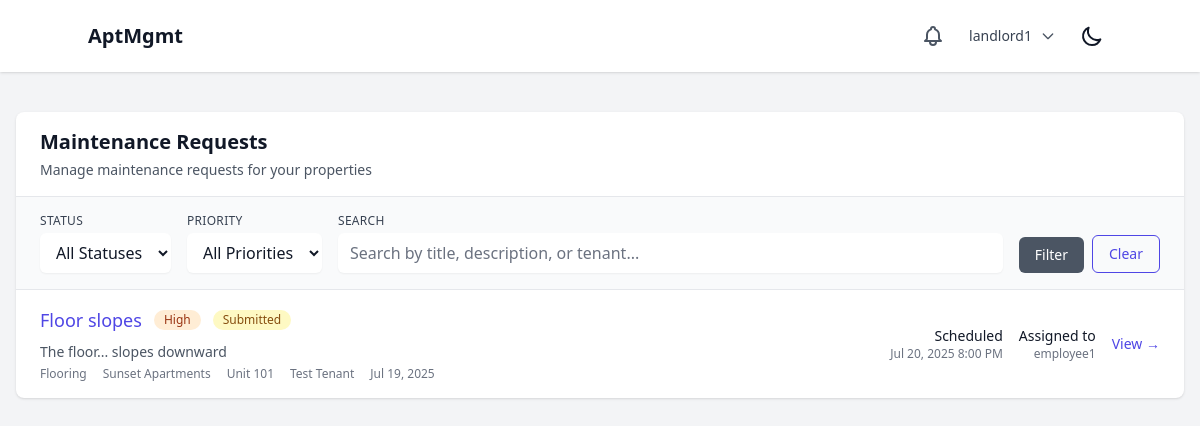
The app's page /maintenance/ (signed in), older data.
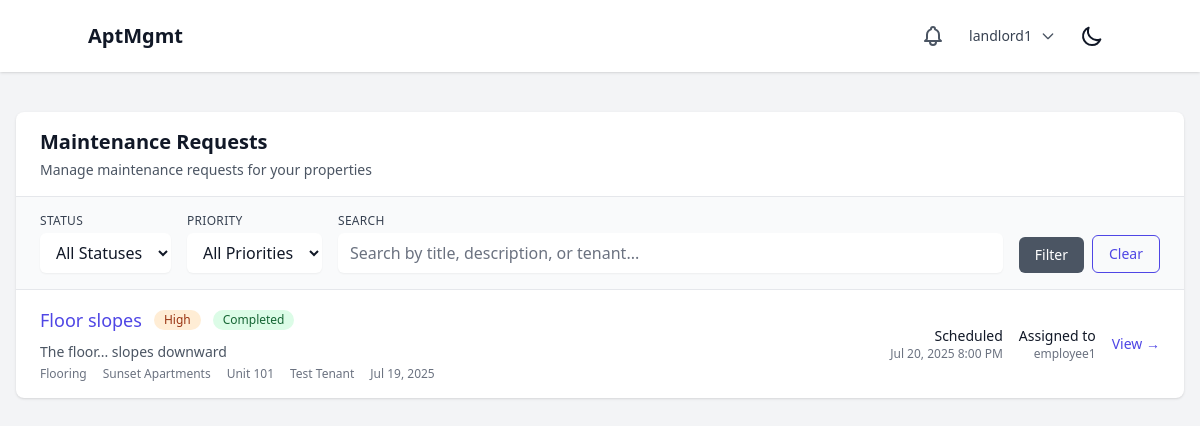
The same page, newer data.
### maintenance/models.py (models this page shows, shortened)
class MaintenanceRequest(models.Model):
    class Status(models.TextChoices):
        SUBMITTED = "SUBMITTED", "Submitted"
        IN_PROGRESS = "IN_PROGRESS", "In Progress"
        SCHEDULED = "SCHEDULED", "Scheduled"
        COMPLETED = "COMPLETED", "Completed"
        CANCELLED = "CANCELLED", "Cancelled"
    class Priority(models.TextChoices):
        LOW = "LOW", "Low"
        MEDIUM = "MEDIUM", "Medium"
        HIGH = "HIGH", "High"
        EMERGENCY = "EMERGENCY", "Emergency"
    title = models.CharField(max_length=200)
    description = models.TextField()
    category = models.ForeignKey(MaintenanceCategory, on_delete=models.CASCADE, related_name="requests")
    property = models.ForeignKey(Property, on_delete=models.CASCADE, related_name="maintenance_requests")
    apartment_unit = models.ForeignKey(ApartmentUnit, on_delete=models.CASCADE, related_name="maintenance_requests", null=True, blank=True)
    location_details = models.CharField(max_length=200, blank=True, help_text="Specific location within unit (e.g., kitchen sink, bathroom)")
    tenant = models.ForeignKey(settings.AUTH_USER_MODEL, on_delete=models.CASCADE, related_name="maintenance_requests")
    status = models.CharField(max_length=20, choices=Status.choices, default=Status.SUBMITTED)
    priority = models.CharField(max_length=20, choices=Priority.choices, default=Priority.MEDIUM)
    assigned_to = models.ForeignKey(settings.AUTH_USER_MODEL, on_delete=models.SET_NULL, null=True, blank=True, related_name="assigned_maintenance_requests")
    scheduled_date = models.DateTimeField(null=True, blank=True)
    estimated_completion = models.DateTimeField(null=True, blank=True)
    created_at = models.DateTimeField(auto_now_add=True)
    updated_at = models.DateTimeField(auto_now=True)
    completed_at = models.DateTimeField(null=True, blank=True)
    class Meta:
        ordering = ['-created_at']

class MaintenanceCategory(models.Model):
    name = models.CharField(max_length=100, unique=True)
    description = models.TextField(blank=True)
    is_emergency = models.BooleanField(default=False)
    created_at = models.DateTimeField(auto_now_add=True)
    class Meta:
        verbose_name_plural = "Maintenance Categories"
        ordering = ['name']

### properties/models.py (models this page shows, shortened)
class Property(models.Model):
    company = models.ForeignKey(Company, on_delete=models.CASCADE, related_name="properties")
    name = models.CharField(max_length=255)
    address = models.TextField()
    created_at = models.DateTimeField(auto_now_add=True)
    updated_at = models.DateTimeField(auto_now=True)
    class Meta:
        verbose_name_plural = "Properties"

class ApartmentUnit(models.Model):
    property = models.ForeignKey(Property, on_delete=models.CASCADE, related_name="units")
    unit_number = models.CharField(max_length=50)
    bedrooms = models.PositiveIntegerField()
    bathrooms = models.PositiveIntegerField()
    rent_amount = models.DecimalField(max_digits=10, decimal_places=2, default=0)
    is_occupied = models.BooleanField(default=False)
    created_at = models.DateTimeField(auto_now_add=True)
    updated_at = models.DateTimeField(auto_now=True)
    class Meta:
        unique_together = ('property', 'unit_number')
        verbose_name_plural = "Apartment Units"

### users/models.py (models this page shows, shortened)
class User(AbstractUser):
    class Role(models.TextChoices):
        SUPERUSER = "SUPERUSER", "Superuser"
        LANDLORD = "LANDLORD", "Landlord"
        EMPLOYEE = "EMPLOYEE", "Employee"
        TENANT = "TENANT", "Tenant"
    role = models.CharField(max_length=50, choices=Role.choices)
    company = models.ForeignKey(Company, on_delete=models.CASCADE, related_name="users", null=True, blank=True)
    property = models.ForeignKey(Property, on_delete=models.SET_NULL, related_name="users", null=True, blank=True)
    apartment_unit = models.ForeignKey('properties.ApartmentUnit', on_delete=models.SET_NULL, null=True, blank=True, related_name="tenant")
    assigned_properties = models.ManyToManyField(
        Property,
        related_name="assigned_employees",
        blank=True,
        help_text="Properties this employee has access to (for employees only)"
    )
    phone_number = models.CharField(max_length=20, blank=True, null=True)
    emergency_contact_name = models.CharField(max_length=100, blank=True, null=True)
    emergency_contact_phone = models.CharField(max_length=20, blank=True, null=True)
    emergency_contact_relationship = models.CharField(max_length=50, blank=True, null=True)

### maintenance/views.py (the view)
# urls.py: path('', views.maintenance_list, name='list'),
@login_required
def maintenance_list(request):
    user = request.user
    if user.role == User.Role.TENANT:
        requests = MaintenanceRequest.objects.filter(tenant=user)
    elif user.role in [User.Role.LANDLORD, User.Role.EMPLOYEE]:
        requests = MaintenanceRequest.objects.filter(property__company=user.company)
        if user.property:
            requests = requests.filter(property=user.property)
    else:  # Superuser
        requests = MaintenanceRequest.objects.all()
    status = request.GET.get('status')
    if status:
        requests = requests.filter(status=status)
    priority = request.GET.get('priority')
    if priority:
        requests = requests.filter(priority=priority)
    search = request.GET.get('search')
    if search:
        requests = requests.filter(
            Q(title__icontains=search) |
            Q(description__icontains=search) |
            Q(tenant__username__icontains=search)
        )
    requests = requests.order_by('-created_at')
    paginator = Paginator(requests, 10)
    page_number = request.GET.get('page')
    page_obj = paginator.get_page(page_number)
    context = {
        'page_obj': page_obj,
        'status_choices': MaintenanceRequest.Status.choices,
        'priority_choices': MaintenanceRequest.Priority.choices,
        'current_status': status,
        'current_priority': priority,
        'search_query': search,
    }
    return render(request, 'maintenance/list.html', context)

### core/context_processors.py (called while the page is built)
def notifications(request):
    if request.user.is_authenticated:
        unread_notifications = Notification.objects.filter(
            recipient=request.user,
            is_read=False
        ).order_by('-created_at')
        recent_unread_notifications = unread_notifications[:5]
        return {
            'unread_notifications_count': unread_notifications.count(),
            'recent_notifications': recent_unread_notifications,
            'has_unread_notifications': unread_notifications.exists(),
        }
    return {
        'unread_notifications_count': 0,
        'recent_notifications': [],
        'has_unread_notifications': False,
    }

### maintenance/templates/maintenance/list.html (shortened to what the changed rows need)
{% extends 'base.html' %}
{% load form_tags %}
{% block content %}
<div class="max-w-7xl mx-auto py-6">
    <div class="bg-white dark:bg-gray-800 shadow rounded-lg">
        <div class="px-6 py-4 border-b border-gray-200 dark:border-gray-700">
            <div class="flex justify-between items-center">
                <div>
                    <h1 class="text-xl font-semibold text-gray-900 dark:text-white">Maintenance Requests</h1>
                </div>
            </div>
        </div>
        <div class="divide-y divide-gray-200 dark:divide-gray-700">
            {% for request in page_obj %}
                <div class="px-6 py-4 hover:bg-gray-50 dark:hover:bg-gray-700">
                    <div class="flex items-center justify-between">
                        <div class="flex-1">
                            <div class="flex items-center space-x-3">
                                <a href="{% url 'maintenance:detail' request.pk %}" class="text-lg font-medium text-indigo-600 dark:text-indigo-400 hover:text-indigo-900 dark:hover:text-indigo-300">
                                    {{ request.title }}
                                </a>
                                {% if request.priority == 'EMERGENCY' %}
                                    <span class="inline-flex items-center px-2.5 py-0.5 rounded-full text-xs font-medium bg-red-100 text-red-800">
                                        Emergency
                                    </span>
                                {% elif request.priority == 'HIGH' %}
                                    <span class="inline-flex items-center px-2.5 py-0.5 rounded-full text-xs font-medium bg-orange-100 text-orange-800">
                                        High
                                    </span>
                                {% elif request.priority == 'MEDIUM' %}
                                    <span class="inline-flex items-center px-2.5 py-0.5 rounded-full text-xs font-medium bg-yellow-100 text-yellow-800">
                                        Medium
                                    </span>
                                {% else %}
                                    <span class="inline-flex items-center px-2.5 py-0.5 rounded-full text-xs font-medium bg-gray-100 text-gray-800">
                                        Low
                                    </span>
                                {% endif %}
                                {% if request.status == 'COMPLETED' %}
                                    <span class="inline-flex items-center px-2.5 py-0.5 rounded-full text-xs font-medium bg-green-100 text-green-800">
                                        Completed
                                    </span>
                                {% elif request.status == 'IN_PROGRESS' %}
                                    <span class="inline-flex items-center px-2.5 py-0.5 rounded-full text-xs font-medium bg-blue-100 text-blue-800">
                                        In Progress
                                    </span>
                                {% elif request.status == 'SCHEDULED' %}
                                    <span class="inline-flex items-center px-2.5 py-0.5 rounded-full text-xs font-medium bg-purple-100 text-purple-800">
                                        Scheduled
                                    </span>
                                {% elif request.status == 'CANCELLED' %}
                                    <span class="inline-flex items-center px-2.5 py-0.5 rounded-full text-xs font-medium bg-gray-100 text-gray-800">
                                        Cancelled
                                    </span>
                                {% else %}
                                    <span class="inline-flex items-center px-2.5 py-0.5 rounded-full text-xs font-medium bg-yellow-100 text-yellow-800">
                                        Submitted
                                    </span>
                                {% endif %}
                            </div>
                            <div class="mt-2 text-sm text-gray-600 dark:text-gray-400">
                                <p class="line-clamp-2">{{ request.description|truncatewords:20 }}</p>
                                <div class="mt-1 flex flex-wrap items-center text-xs text-gray-500 dark:text-gray-400 space-x-4">
                                    <span>{{ request.category.name }}</span>
                                    <span>{{ request.property.name }}</span>
                                    {% if request.apartment_unit %}
                                        <span>Unit {{ request.apartment_unit.unit_number }}</span>
                                    {% endif %}
                                    {% if user.role != 'TENANT' %}
                                        <span>{{ request.tenant.get_full_name|default:request.tenant.username }}</span>
                                    {% endif %}
                                    <span>{{ request.created_at|date:"M d, Y" }}</span>
                                </div>
                            </div>
                        </div>
                        <div class="flex items-center space-x-4">
                            {% if request.scheduled_date %}
                                <div class="text-right">
                                    <div class="text-sm font-medium text-gray-900 dark:text-white">Scheduled</div>
                                    <div class="text-xs text-gray-500 dark:text-gray-400">{{ request.scheduled_date|date:"M d, Y g:i A" }}</div>
                                </div>
                            {% endif %}
                            {% if request.assigned_to %}
                                <div class="text-right">
                                    <div class="text-sm font-medium text-gray-900 dark:text-white">Assigned to</div>
                                    <div class="text-xs text-gray-500 dark:text-gray-400">{{ request.assigned_to.get_full_name|default:request.assigned_to.username }}</div>
                                </div>
                            {% endif %}
                            <a href="{% url 'maintenance:detail' request.pk %}"
                               class="text-indigo-600 dark:text-indigo-400 hover:text-indigo-900 dark:hover:text-indigo-300 text-sm font-medium">
                                View →
                            </a>
                        </div>
                    </div>
                </div>
            {% endfor %}
        </div>
    </div>
</div>
{% endblock %}

Row changes from the older to the newer data that the page shows:
changed MaintenanceRequest "Floor slopes": status "Submitted" → "Completed"
